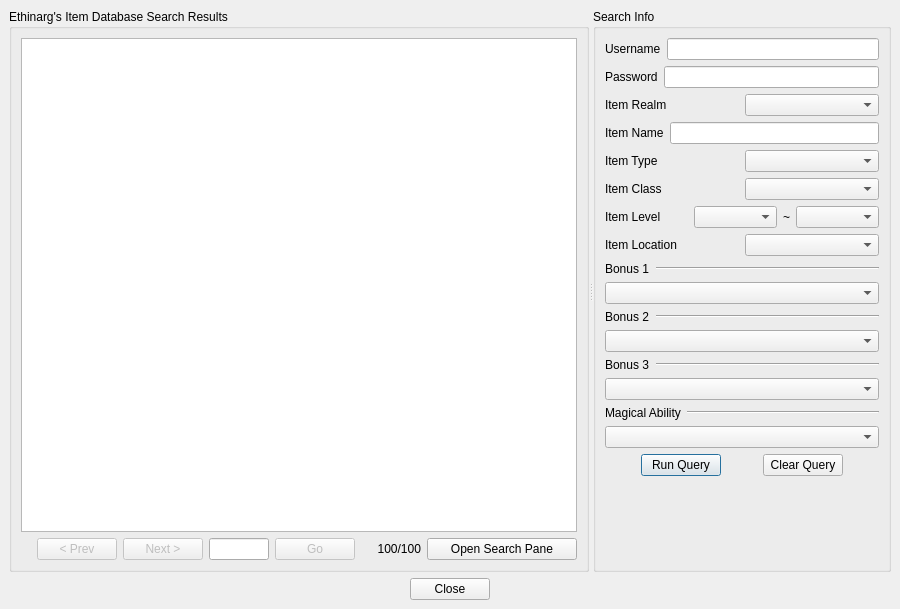
<ui version="4.0" >
 <class>B_Ethinarg</class>
 <widget class="QDialog" name="B_Ethinarg" >
  <property name="geometry" >
   <rect>
    <x>0</x>
    <y>0</y>
    <width>900</width>
    <height>609</height>
   </rect>
  </property>
  <property name="windowTitle" >
   <string>Ethinarg Search</string>
  </property>
  <layout class="QHBoxLayout" >
   <property name="margin" >
    <number>9</number>
   </property>
   <property name="spacing" >
    <number>6</number>
   </property>
   <item>
    <layout class="QVBoxLayout" >
     <property name="margin" >
      <number>0</number>
     </property>
     <property name="spacing" >
      <number>6</number>
     </property>
     <item>
      <widget class="QSplitter" name="splitter" >
       <property name="orientation" >
        <enum>Qt::Horizontal</enum>
       </property>
       <widget class="QGroupBox" name="groupBox" >
        <property name="title" >
         <string>Ethinarg's Item Database Search Results</string>
        </property>
        <layout class="QVBoxLayout" >
         <property name="margin" >
          <number>9</number>
         </property>
         <property name="spacing" >
          <number>6</number>
         </property>
         <item>
          <layout class="QVBoxLayout" >
           <property name="margin" >
            <number>0</number>
           </property>
           <property name="spacing" >
            <number>6</number>
           </property>
           <item>
            <widget class="QTextBrowser" name="browser" />
           </item>
           <item>
            <layout class="QHBoxLayout" >
             <property name="margin" >
              <number>0</number>
             </property>
             <property name="spacing" >
              <number>6</number>
             </property>
             <item>
              <spacer>
               <property name="orientation" >
                <enum>Qt::Horizontal</enum>
               </property>
               <property name="sizeHint" >
                <size>
                 <width>40</width>
                 <height>20</height>
                </size>
               </property>
              </spacer>
             </item>
             <item>
              <widget class="QPushButton" name="prevButton" >
               <property name="enabled" >
                <bool>false</bool>
               </property>
               <property name="sizePolicy" >
                <sizepolicy>
                 <hsizetype>1</hsizetype>
                 <vsizetype>0</vsizetype>
                 <horstretch>0</horstretch>
                 <verstretch>0</verstretch>
                </sizepolicy>
               </property>
               <property name="text" >
                <string>&lt; Prev</string>
               </property>
              </widget>
             </item>
             <item>
              <widget class="QPushButton" name="nextButton" >
               <property name="enabled" >
                <bool>false</bool>
               </property>
               <property name="sizePolicy" >
                <sizepolicy>
                 <hsizetype>1</hsizetype>
                 <vsizetype>0</vsizetype>
                 <horstretch>0</horstretch>
                 <verstretch>0</verstretch>
                </sizepolicy>
               </property>
               <property name="text" >
                <string>Next ></string>
               </property>
              </widget>
             </item>
             <item>
              <widget class="QLineEdit" name="pageNum" >
               <property name="sizePolicy" >
                <sizepolicy>
                 <hsizetype>0</hsizetype>
                 <vsizetype>0</vsizetype>
                 <horstretch>0</horstretch>
                 <verstretch>0</verstretch>
                </sizepolicy>
               </property>
               <property name="minimumSize" >
                <size>
                 <width>60</width>
                 <height>0</height>
                </size>
               </property>
               <property name="maximumSize" >
                <size>
                 <width>60</width>
                 <height>16777215</height>
                </size>
               </property>
              </widget>
             </item>
             <item>
              <widget class="QPushButton" name="goButton" >
               <property name="enabled" >
                <bool>false</bool>
               </property>
               <property name="sizePolicy" >
                <sizepolicy>
                 <hsizetype>1</hsizetype>
                 <vsizetype>0</vsizetype>
                 <horstretch>0</horstretch>
                 <verstretch>0</verstretch>
                </sizepolicy>
               </property>
               <property name="text" >
                <string>Go</string>
               </property>
              </widget>
             </item>
             <item>
              <widget class="QLabel" name="pageStatus" >
               <property name="sizePolicy" >
                <sizepolicy>
                 <hsizetype>4</hsizetype>
                 <vsizetype>5</vsizetype>
                 <horstretch>0</horstretch>
                 <verstretch>0</verstretch>
                </sizepolicy>
               </property>
               <property name="minimumSize" >
                <size>
                 <width>60</width>
                 <height>0</height>
                </size>
               </property>
               <property name="maximumSize" >
                <size>
                 <width>100</width>
                 <height>16777215</height>
                </size>
               </property>
               <property name="text" >
                <string>100/100</string>
               </property>
               <property name="alignment" >
                <set>Qt::AlignRight|Qt::AlignTrailing|Qt::AlignVCenter</set>
               </property>
              </widget>
             </item>
             <item>
              <widget class="QPushButton" name="openSearchButton" >
               <property name="sizePolicy" >
                <sizepolicy>
                 <hsizetype>0</hsizetype>
                 <vsizetype>0</vsizetype>
                 <horstretch>1</horstretch>
                 <verstretch>0</verstretch>
                </sizepolicy>
               </property>
               <property name="minimumSize" >
                <size>
                 <width>150</width>
                 <height>0</height>
                </size>
               </property>
               <property name="text" >
                <string>Open Search Pane</string>
               </property>
               <property name="checkable" >
                <bool>true</bool>
               </property>
              </widget>
             </item>
            </layout>
           </item>
          </layout>
         </item>
        </layout>
       </widget>
       <widget class="QGroupBox" name="groupBox_2" >
        <property name="title" >
         <string>Search Info</string>
        </property>
        <layout class="QVBoxLayout" >
         <property name="margin" >
          <number>9</number>
         </property>
         <property name="spacing" >
          <number>6</number>
         </property>
         <item>
          <layout class="QVBoxLayout" >
           <property name="margin" >
            <number>0</number>
           </property>
           <property name="spacing" >
            <number>6</number>
           </property>
           <item>
            <layout class="QHBoxLayout" >
             <property name="margin" >
              <number>0</number>
             </property>
             <property name="spacing" >
              <number>6</number>
             </property>
             <item>
              <widget class="QLabel" name="label" >
               <property name="text" >
                <string>Username</string>
               </property>
              </widget>
             </item>
             <item>
              <widget class="QLineEdit" name="usernameBox" />
             </item>
            </layout>
           </item>
           <item>
            <layout class="QHBoxLayout" >
             <property name="margin" >
              <number>0</number>
             </property>
             <property name="spacing" >
              <number>6</number>
             </property>
             <item>
              <widget class="QLabel" name="label_2" >
               <property name="text" >
                <string>Password</string>
               </property>
              </widget>
             </item>
             <item>
              <widget class="QLineEdit" name="passwordBox" >
               <property name="echoMode" >
                <enum>QLineEdit::Password</enum>
               </property>
              </widget>
             </item>
            </layout>
           </item>
           <item>
            <layout class="QHBoxLayout" >
             <property name="margin" >
              <number>0</number>
             </property>
             <property name="spacing" >
              <number>6</number>
             </property>
             <item>
              <widget class="QLabel" name="label_6" >
               <property name="text" >
                <string>Item Realm</string>
               </property>
              </widget>
             </item>
             <item>
              <widget class="SearchingCombo" name="realmCombo" >
               <property name="sizeAdjustPolicy" >
                <enum>QComboBox::AdjustToContents</enum>
               </property>
              </widget>
             </item>
            </layout>
           </item>
           <item>
            <layout class="QHBoxLayout" >
             <property name="margin" >
              <number>0</number>
             </property>
             <property name="spacing" >
              <number>6</number>
             </property>
             <item>
              <widget class="QLabel" name="label_3" >
               <property name="text" >
                <string>Item Name</string>
               </property>
              </widget>
             </item>
             <item>
              <widget class="QLineEdit" name="itemNameBox" >
               <property name="text" >
                <string/>
               </property>
              </widget>
             </item>
            </layout>
           </item>
           <item>
            <layout class="QHBoxLayout" >
             <property name="margin" >
              <number>0</number>
             </property>
             <property name="spacing" >
              <number>6</number>
             </property>
             <item>
              <widget class="QLabel" name="label_4" >
               <property name="text" >
                <string>Item Type</string>
               </property>
              </widget>
             </item>
             <item>
              <widget class="SearchingCombo" name="slotCombo" >
               <property name="sizeAdjustPolicy" >
                <enum>QComboBox::AdjustToContents</enum>
               </property>
              </widget>
             </item>
            </layout>
           </item>
           <item>
            <layout class="QHBoxLayout" >
             <property name="margin" >
              <number>0</number>
             </property>
             <property name="spacing" >
              <number>6</number>
             </property>
             <item>
              <widget class="QLabel" name="label_5" >
               <property name="text" >
                <string>Item Class</string>
               </property>
              </widget>
             </item>
             <item>
              <widget class="SearchingCombo" name="classCombo" >
               <property name="sizeAdjustPolicy" >
                <enum>QComboBox::AdjustToContents</enum>
               </property>
              </widget>
             </item>
            </layout>
           </item>
           <item>
            <layout class="QHBoxLayout" >
             <property name="margin" >
              <number>0</number>
             </property>
             <property name="spacing" >
              <number>6</number>
             </property>
             <item>
              <widget class="QLabel" name="label_7" >
               <property name="text" >
                <string>Item Level</string>
               </property>
              </widget>
             </item>
             <item>
              <widget class="SearchingCombo" name="minLevelCombo" >
               <property name="sizePolicy" >
                <sizepolicy>
                 <hsizetype>1</hsizetype>
                 <vsizetype>0</vsizetype>
                 <horstretch>0</horstretch>
                 <verstretch>0</verstretch>
                </sizepolicy>
               </property>
               <property name="minimumSize" >
                <size>
                 <width>55</width>
                 <height>0</height>
                </size>
               </property>
               <property name="sizeAdjustPolicy" >
                <enum>QComboBox::AdjustToContentsOnFirstShow</enum>
               </property>
              </widget>
             </item>
             <item>
              <widget class="QLabel" name="label_8" >
               <property name="sizePolicy" >
                <sizepolicy>
                 <hsizetype>4</hsizetype>
                 <vsizetype>5</vsizetype>
                 <horstretch>0</horstretch>
                 <verstretch>0</verstretch>
                </sizepolicy>
               </property>
               <property name="text" >
                <string>~</string>
               </property>
              </widget>
             </item>
             <item>
              <widget class="SearchingCombo" name="maxLevelCombo" >
               <property name="sizePolicy" >
                <sizepolicy>
                 <hsizetype>1</hsizetype>
                 <vsizetype>0</vsizetype>
                 <horstretch>0</horstretch>
                 <verstretch>0</verstretch>
                </sizepolicy>
               </property>
               <property name="minimumSize" >
                <size>
                 <width>55</width>
                 <height>0</height>
                </size>
               </property>
               <property name="sizeAdjustPolicy" >
                <enum>QComboBox::AdjustToContents</enum>
               </property>
              </widget>
             </item>
            </layout>
           </item>
           <item>
            <layout class="QHBoxLayout" >
             <property name="margin" >
              <number>0</number>
             </property>
             <property name="spacing" >
              <number>6</number>
             </property>
             <item>
              <widget class="QLabel" name="label_13" >
               <property name="text" >
                <string>Item Location</string>
               </property>
              </widget>
             </item>
             <item>
              <widget class="SearchingCombo" name="locationCombo" >
               <property name="sizeAdjustPolicy" >
                <enum>QComboBox::AdjustToContents</enum>
               </property>
              </widget>
             </item>
            </layout>
           </item>
           <item>
            <layout class="QVBoxLayout" >
             <property name="margin" >
              <number>0</number>
             </property>
             <property name="spacing" >
              <number>6</number>
             </property>
             <item>
              <layout class="QHBoxLayout" >
               <property name="margin" >
                <number>0</number>
               </property>
               <property name="spacing" >
                <number>6</number>
               </property>
               <item>
                <widget class="QLabel" name="label_9" >
                 <property name="sizePolicy" >
                  <sizepolicy>
                   <hsizetype>4</hsizetype>
                   <vsizetype>5</vsizetype>
                   <horstretch>0</horstretch>
                   <verstretch>0</verstretch>
                  </sizepolicy>
                 </property>
                 <property name="text" >
                  <string>Bonus 1</string>
                 </property>
                </widget>
               </item>
               <item>
                <widget class="Line" name="line" >
                 <property name="orientation" >
                  <enum>Qt::Horizontal</enum>
                 </property>
                </widget>
               </item>
              </layout>
             </item>
             <item>
              <widget class="SearchingCombo" name="bonus1Combo" >
               <property name="sizePolicy" >
                <sizepolicy>
                 <hsizetype>13</hsizetype>
                 <vsizetype>0</vsizetype>
                 <horstretch>0</horstretch>
                 <verstretch>0</verstretch>
                </sizepolicy>
               </property>
               <property name="sizeAdjustPolicy" >
                <enum>QComboBox::AdjustToContents</enum>
               </property>
              </widget>
             </item>
            </layout>
           </item>
           <item>
            <layout class="QVBoxLayout" >
             <property name="margin" >
              <number>0</number>
             </property>
             <property name="spacing" >
              <number>6</number>
             </property>
             <item>
              <layout class="QHBoxLayout" >
               <property name="margin" >
                <number>0</number>
               </property>
               <property name="spacing" >
                <number>6</number>
               </property>
               <item>
                <widget class="QLabel" name="label_10" >
                 <property name="sizePolicy" >
                  <sizepolicy>
                   <hsizetype>4</hsizetype>
                   <vsizetype>5</vsizetype>
                   <horstretch>0</horstretch>
                   <verstretch>0</verstretch>
                  </sizepolicy>
                 </property>
                 <property name="text" >
                  <string>Bonus 2</string>
                 </property>
                </widget>
               </item>
               <item>
                <widget class="Line" name="line_2" >
                 <property name="orientation" >
                  <enum>Qt::Horizontal</enum>
                 </property>
                </widget>
               </item>
              </layout>
             </item>
             <item>
              <widget class="SearchingCombo" name="bonus2Combo" >
               <property name="sizePolicy" >
                <sizepolicy>
                 <hsizetype>13</hsizetype>
                 <vsizetype>0</vsizetype>
                 <horstretch>0</horstretch>
                 <verstretch>0</verstretch>
                </sizepolicy>
               </property>
               <property name="sizeAdjustPolicy" >
                <enum>QComboBox::AdjustToContents</enum>
               </property>
              </widget>
             </item>
            </layout>
           </item>
           <item>
            <layout class="QVBoxLayout" >
             <property name="margin" >
              <number>0</number>
             </property>
             <property name="spacing" >
              <number>6</number>
             </property>
             <item>
              <layout class="QHBoxLayout" >
               <property name="margin" >
                <number>0</number>
               </property>
               <property name="spacing" >
                <number>6</number>
               </property>
               <item>
                <widget class="QLabel" name="label_11" >
                 <property name="sizePolicy" >
                  <sizepolicy>
                   <hsizetype>4</hsizetype>
                   <vsizetype>5</vsizetype>
                   <horstretch>0</horstretch>
                   <verstretch>0</verstretch>
                  </sizepolicy>
                 </property>
                 <property name="text" >
                  <string>Bonus 3</string>
                 </property>
                </widget>
               </item>
               <item>
                <widget class="Line" name="line_3" >
                 <property name="orientation" >
                  <enum>Qt::Horizontal</enum>
                 </property>
                </widget>
               </item>
              </layout>
             </item>
             <item>
              <widget class="SearchingCombo" name="bonus3Combo" >
               <property name="sizePolicy" >
                <sizepolicy>
                 <hsizetype>13</hsizetype>
                 <vsizetype>0</vsizetype>
                 <horstretch>0</horstretch>
                 <verstretch>0</verstretch>
                </sizepolicy>
               </property>
               <property name="sizeAdjustPolicy" >
                <enum>QComboBox::AdjustToContents</enum>
               </property>
              </widget>
             </item>
            </layout>
           </item>
           <item>
            <layout class="QVBoxLayout" >
             <property name="margin" >
              <number>0</number>
             </property>
             <property name="spacing" >
              <number>6</number>
             </property>
             <item>
              <layout class="QHBoxLayout" >
               <property name="margin" >
                <number>0</number>
               </property>
               <property name="spacing" >
                <number>6</number>
               </property>
               <item>
                <widget class="QLabel" name="label_12" >
                 <property name="sizePolicy" >
                  <sizepolicy>
                   <hsizetype>4</hsizetype>
                   <vsizetype>5</vsizetype>
                   <horstretch>0</horstretch>
                   <verstretch>0</verstretch>
                  </sizepolicy>
                 </property>
                 <property name="text" >
                  <string>Magical Ability</string>
                 </property>
                </widget>
               </item>
               <item>
                <widget class="Line" name="line_4" >
                 <property name="orientation" >
                  <enum>Qt::Horizontal</enum>
                 </property>
                </widget>
               </item>
              </layout>
             </item>
             <item>
              <widget class="SearchingCombo" name="magicalCombo" >
               <property name="sizePolicy" >
                <sizepolicy>
                 <hsizetype>13</hsizetype>
                 <vsizetype>0</vsizetype>
                 <horstretch>0</horstretch>
                 <verstretch>0</verstretch>
                </sizepolicy>
               </property>
               <property name="sizeAdjustPolicy" >
                <enum>QComboBox::AdjustToContents</enum>
               </property>
              </widget>
             </item>
            </layout>
           </item>
           <item>
            <layout class="QHBoxLayout" >
             <property name="margin" >
              <number>0</number>
             </property>
             <property name="spacing" >
              <number>6</number>
             </property>
             <item>
              <spacer>
               <property name="orientation" >
                <enum>Qt::Horizontal</enum>
               </property>
               <property name="sizeHint" >
                <size>
                 <width>40</width>
                 <height>20</height>
                </size>
               </property>
              </spacer>
             </item>
             <item>
              <widget class="QPushButton" name="queryButton" >
               <property name="text" >
                <string>Run Query</string>
               </property>
               <property name="default" >
                <bool>true</bool>
               </property>
              </widget>
             </item>
             <item>
              <spacer>
               <property name="orientation" >
                <enum>Qt::Horizontal</enum>
               </property>
               <property name="sizeHint" >
                <size>
                 <width>40</width>
                 <height>20</height>
                </size>
               </property>
              </spacer>
             </item>
             <item>
              <widget class="QPushButton" name="clearButton" >
               <property name="text" >
                <string>Clear Query</string>
               </property>
              </widget>
             </item>
             <item>
              <spacer>
               <property name="orientation" >
                <enum>Qt::Horizontal</enum>
               </property>
               <property name="sizeHint" >
                <size>
                 <width>40</width>
                 <height>20</height>
                </size>
               </property>
              </spacer>
             </item>
            </layout>
           </item>
           <item>
            <spacer>
             <property name="orientation" >
              <enum>Qt::Vertical</enum>
             </property>
             <property name="sizeHint" >
              <size>
               <width>20</width>
               <height>311</height>
              </size>
             </property>
            </spacer>
           </item>
          </layout>
         </item>
        </layout>
       </widget>
      </widget>
     </item>
     <item>
      <layout class="QHBoxLayout" >
       <property name="margin" >
        <number>0</number>
       </property>
       <property name="spacing" >
        <number>6</number>
       </property>
       <item>
        <spacer>
         <property name="orientation" >
          <enum>Qt::Horizontal</enum>
         </property>
         <property name="sizeHint" >
          <size>
           <width>40</width>
           <height>20</height>
          </size>
         </property>
        </spacer>
       </item>
       <item>
        <widget class="QPushButton" name="closeButton" >
         <property name="text" >
          <string>Close</string>
         </property>
        </widget>
       </item>
       <item>
        <spacer>
         <property name="orientation" >
          <enum>Qt::Horizontal</enum>
         </property>
         <property name="sizeHint" >
          <size>
           <width>40</width>
           <height>20</height>
          </size>
         </property>
        </spacer>
       </item>
      </layout>
     </item>
    </layout>
   </item>
  </layout>
 </widget>
 <customwidgets>
  <customwidget>
   <class>SearchingCombo</class>
   <extends>QComboBox</extends>
   <header>SearchingCombo.h</header>
  </customwidget>
 </customwidgets>
 <resources/>
 <connections/>
</ui>
